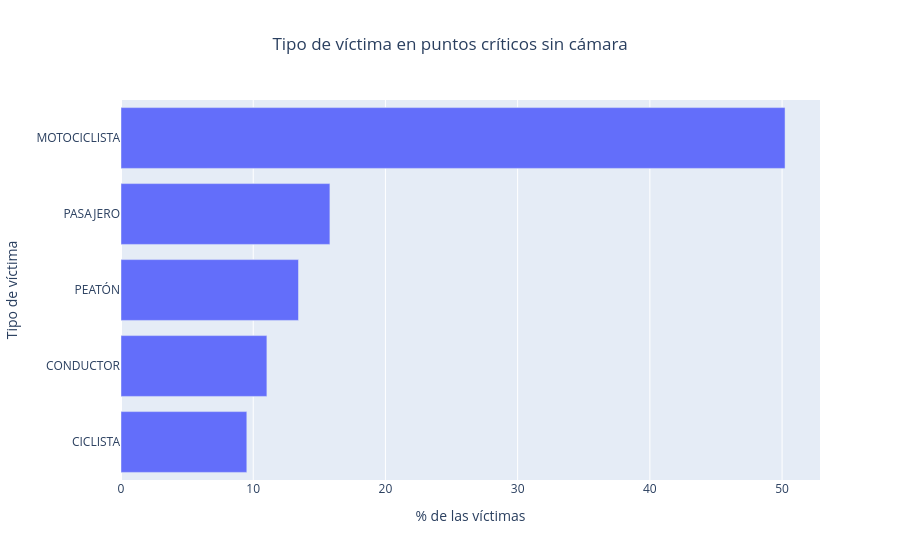
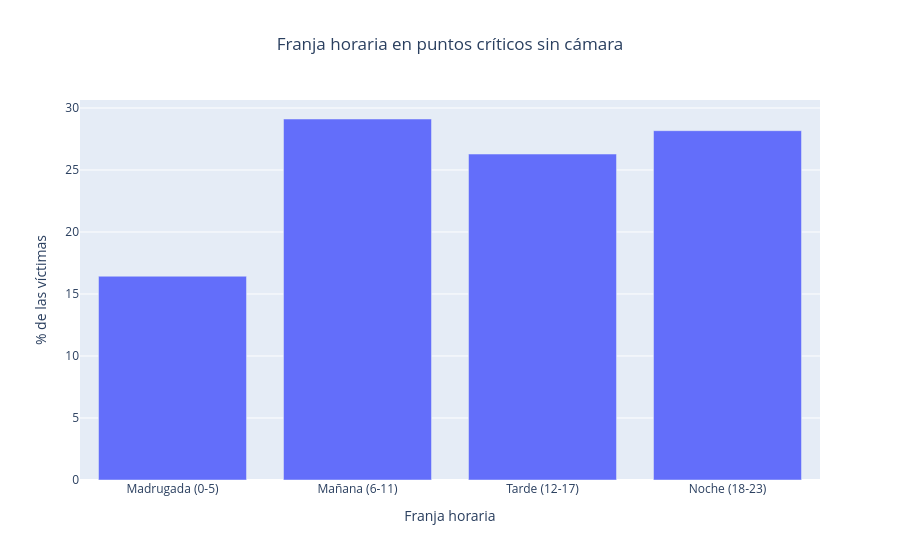

Write notebook code for charts like these, in order.
### Code cell
top50 = cuadros.head(50)
puntos_sin = top50[top50[cuadros_dist] > RADIO]
vic_sin = victimas_camaras_2019[victimas_camaras_2019[victimas_camaras_cuadro].isin(puntos_sin[cuadros_nombre])]
print("Puntos críticos sin cámara:", len(puntos_sin), "de 50")
print("Víctimas en esos puntos:", len(vic_sin))

g3a = vic_sin[victimas_camaras_tipo].value_counts(normalize=True).mul(100).reset_index()
g3a.columns = ["tipo", "pct"]

fig3a = px.bar(g3a, x="pct", y="tipo", orientation="h",
               title="Tipo de víctima en puntos críticos sin cámara")
fig3a.update_layout(xaxis_title="% de las víctimas", title_x=0.5, yaxis_title="Tipo de víctima")
fig3a.update_yaxes(autorange="reversed")
fig3a.show()

orden = ["Madrugada (0-5)", "Mañana (6-11)", "Tarde (12-17)", "Noche (18-23)"]
g3b = vic_sin[victimas_camaras_franja].value_counts(normalize=True).reindex(orden).mul(100).reset_index()
g3b.columns = ["franja", "pct"]

fig3b = px.bar(g3b, x="franja", y="pct",
               title="Franja horaria en puntos críticos sin cámara")
fig3b.update_layout(yaxis_title="% de las víctimas", title_x=0.5, xaxis_title="Franja horaria")
fig3b.show()

### Figure 1 — Plotly figure (JSON) as saved in the notebook; plotly's stock layout.template omitted (floating-point values rounded to 4 significant figures)
{"data": [{"hovertemplate": "pct=%{x}<br>tipo=%{y}<extra></extra>", "legendgroup": "", "marker": {"color": "#636efa", "pattern": {"shape": ""}}, "name": "", "orientation": "h", "showlegend": false, "textposition": "auto", "type": "bar", "x": [50.22, 15.8, 13.42, 11.03, 9.516], "xaxis": "x", "y": ["MOTOCICLISTA", "PASAJERO", "PEATÓN", "CONDUCTOR", "CICLISTA"], "yaxis": "y"}], "layout": {"barmode": "relative", "legend": {"tracegroupgap": 0}, "title": {"text": "Tipo de víctima en puntos críticos sin cámara", "x": 0.5}, "xaxis": {"anchor": "y", "domain": [0, 1], "title": {"text": "% de las víctimas"}}, "yaxis": {"anchor": "x", "autorange": "reversed", "domain": [0, 1], "title": {"text": "Tipo de víctima"}}}}

### Figure 2 — Plotly figure (JSON) as saved in the notebook; plotly's stock layout.template omitted (floating-point values rounded to 4 significant figures)
{"data": [{"hovertemplate": "franja=%{x}<br>pct=%{y}<extra></extra>", "legendgroup": "", "marker": {"color": "#636efa", "pattern": {"shape": ""}}, "name": "", "orientation": "v", "showlegend": false, "textposition": "auto", "type": "bar", "x": ["Madrugada (0-5)", "Mañana (6-11)", "Tarde (12-17)", "Noche (18-23)"], "xaxis": "x", "y": [16.43, 29.11, 26.29, 28.17], "yaxis": "y"}], "layout": {"barmode": "relative", "legend": {"tracegroupgap": 0}, "title": {"text": "Franja horaria en puntos críticos sin cámara", "x": 0.5}, "xaxis": {"anchor": "y", "domain": [0, 1], "title": {"text": "Franja horaria"}}, "yaxis": {"anchor": "x", "domain": [0, 1], "title": {"text": "% de las víctimas"}}}}
